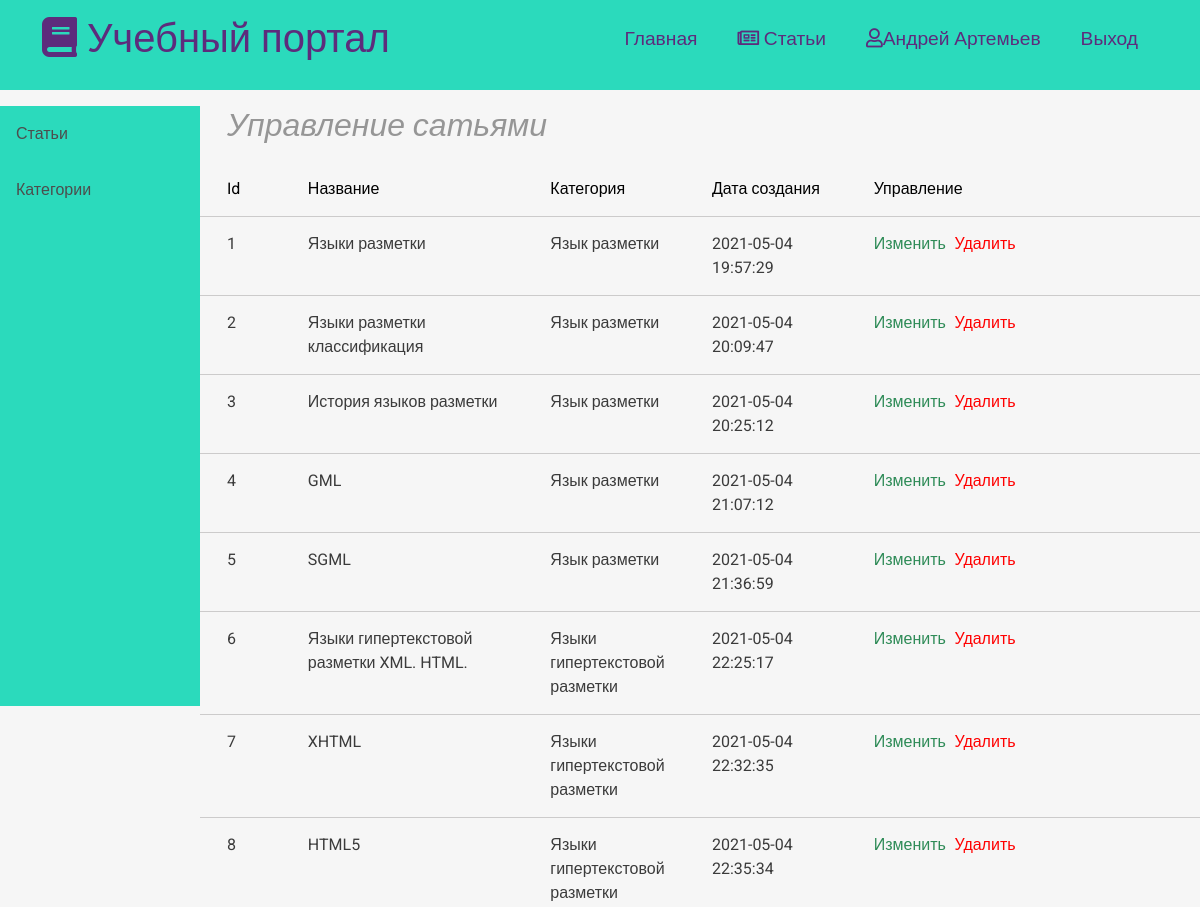
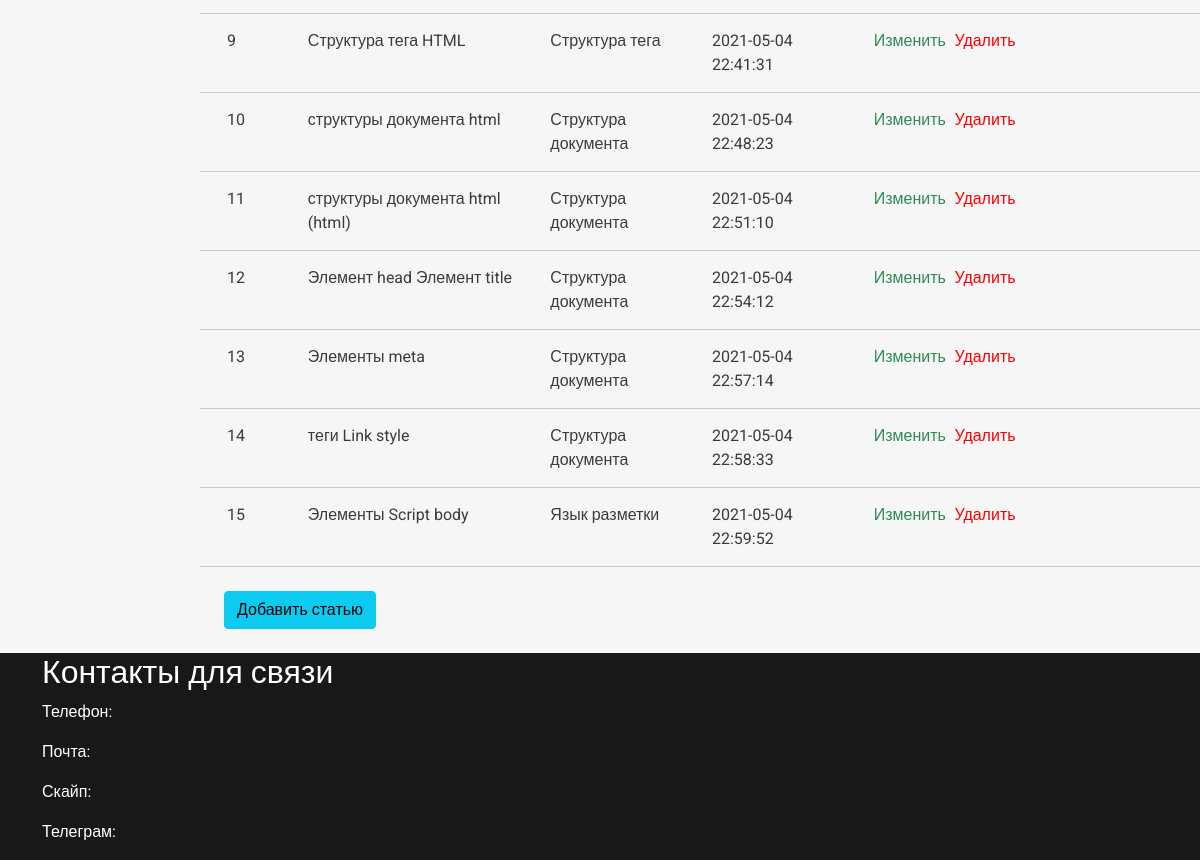
The app's page /admin/posts (signed in) with its own data (2 pictures, top to bottom).
### tables this page shows
CREATE TABLE `articles` (
  `id` int NOT NULL,
  `titel` varchar(250) NOT NULL,
  `category_id` int NOT NULL,
  `author_id` int NOT NULL,
  `CreatedTime` datetime NOT NULL DEFAULT CURRENT_TIMESTAMP,
  `description` text,
  `img` varchar(250) NOT NULL,
  `content` text NOT NULL,
  `views` int DEFAULT NULL
);

CREATE TABLE `category` (
  `id` int NOT NULL,
  `name` varchar(100) NOT NULL
);

### app/controllers/post.php (called while the page is built, shortened)
<?php
include_once $_SERVER['DOCUMENT_ROOT'] . "/StudentsSite/app/database/dbFunction.php";
if( isset($_SESSION["id"])){
$parametrs = ['a.author_id' => $_SESSION['id']];
$values = [
    'id' => 'a',
    'titel' => 'a',
    'name' => 'c',
    'CreatedTime' => 'a'
];
$arrayArticlesbyAdmin = SelectAllPost('articles', $parametrs, $values);
}

### app/database/dbFunction.php (called while the page is built, shortened)
<?php
include_once 'connect.php';
function params($params){
    $query = '';
    if (!empty($params)) {
        $i = 0;
        foreach ($params as $key => $value) {
            if ($i == 0) {
                $query = $query . " Where $key=$value ";
            } else {
                $query = $query . " AND $key=$value ";
            }
        }
    }
    return $query;
}
function BAseSelectJoinPost($table, $params = [],$values=[]){
if($values==[]){
    $query = "SELECT * FROM  $table  ";
}
else{
    $query = "SELECT ";
    foreach($values as $key => $value){
        $query=$query." $value.$key, ";
    }}
    $query = substr($query, 0, -2);
    $query = $query." FROM  $table AS a ";
    $query=$query." JOIN category AS c  ON a.category_id = c.id ";
    $query=$query." JOIN users AS u   ON a.author_id = u.id ";
    $query = $query.params($params);
    return $query;
}
function SelectAllPost($table, $params = [],$value=[])
{
    global $link;
    $query = BAseSelectJoinPost($table, $params,$value);
    $result = mysqli_query($link, $query) or die(mysqli_error($link));
    $data = [];
    if ($result) {
        for ($data; $row = mysqli_fetch_assoc($result); $data[] = $row);
    }
    return $data;
}

### admin/posts/index.php (the view, shortened to what this page needs)
<?php include_once "../../app/controllers/post.php"; ?>
<!DOCTYPE html>
<html>
<head>
    <?php include_once "../../app/includes/include.php"; ?>
    <link href="https://cdn.jsdelivr.net/npm/bootstrap@5.0.0-beta3/dist/css/bootstrap.min.css" rel="stylesheet">
    <link rel="stylesheet" href="https://use.fontawesome.com/releases/v5.7.1/css/all.css">
    <link rel="stylesheet" href="../../assets/css/admin.css">
</head>
<body>
    <?php include_once "../../app/includes/header.php" ?>
    <div class="container-fluid">
        <div class=" content row">
                <?php include "../sidebar.php" ?>
            <div class=" col-sm-12 col-md-10 col-lg-10 ">
                <h2 class="content-name"> Управление сатьями </h2>
                <div class="row content-heading ">
                    <div class=" col-md-1 col-sm-1 text-left ">Id</div>
                    <div class=" col-md-3 col-sm-4  text-left ">Название</div >
                    <div class="col-md-2 col-sm-3  text-left  " >Категория</div>
                    <div class="col-md-2 col-sm-2  text-left ">Дата создания</div>
                    <div class="col-md-2 col-sm-2  text-left ">Управление</div>
                </div>
                <?php foreach($arrayArticlesbyAdmin as $key => $value):?>
                <div class="row content-elem">
                    <div class=" col-md-1 col-sm-1 text-left "><?php echo $key+1?></div>
                    <div class=" col-md-3 col-sm-4  text-left "><?php echo $value['titel']?></div >
                    <div class="col-md-2 col-sm-3  text-left  " ><?php echo $value['name']?></div>
                    <div class="col-md-2 col-sm-2  text-left "><?php echo $value['CreatedTime']?></div>
                    <div class="col-md-1 col-sm-1  text-left "><a  class ="change" href="edit.php?id=<?php echo $value['id']?>">Изменить</a></div>
                    <div class="col-md-1 col-sm-1  text-left "><a class ="del" href="delite.php?delite_id=<?php echo $value['id']?>">Удалить</a></div>
                </div>
                <?php endforeach?>
                <div class="row">
                    <div class="  p-4 "> <a class="btn btn-info"  href="create.php"> Добавить статью</a></div>
                </div>
            </div>
        </div>
    </div>
    <?php include_once "../../app/includes/footer.php" ?>
</body>
</html>

### assets/css/style.css (style rules this page uses)
* { font-family: 'Roboto', sans-serif; }
body { background-color: #f6f6f6; }
a { text-decoration: none; color:inherit; }
.content h2.content-name { padding-bottom:10px; text-align: left; color: #969696; font-style: italic; padding-left: 15px; }

### assets/css/admin.css (style rules this page uses)
* { font-family: 'Roboto', sans-serif; }
.content { color:#3b3b3b; }
body { background-color: #f6f6f6; }
a { text-decoration: none; color:inherit; }
.content-name { color: #969696; text-align:center; }
.content-heading { padding: 15px; border-bottom:1px solid #cccbcb; text-align: left; color:black; }
.content-elem { padding: 15px; border-bottom:1px solid #cccbcb; text-align: left; }
a.del { color:red }
a.change { color:seagreen; }

### records on screen
articles: titel "Языки разметки", category.name "Язык разметки", CreatedTime "2021-05-04 19:57:29"
articles: titel "Языки разметки классификация", category.name "Язык разметки", CreatedTime "2021-05-04 20:09:47"
articles: titel "История языков разметки", category.name "Язык разметки", CreatedTime "2021-05-04 20:25:12"
articles: titel "GML", category.name "Язык разметки", CreatedTime "2021-05-04 21:07:12"
articles: titel "SGML", category.name "Язык разметки", CreatedTime "2021-05-04 21:36:59"
articles: titel "Языки гипертекстовой разметки XML. HTML.", category.name "Языки гипертекстовой разметки", CreatedTime "2021-05-04 22:25:17"
articles: titel "XHTML", category.name "Языки гипертекстовой разметки", CreatedTime "2021-05-04 22:32:35"
articles: titel "HTML5", category.name "Языки гипертекстовой разметки", CreatedTime "2021-05-04 22:35:34"
articles: titel "Структура тега HTML", category.name "Структура тега", CreatedTime "2021-05-04 22:41:31"
articles: titel "структуры документа html", category.name "Структура документа", CreatedTime "2021-05-04 22:48:23"
articles: titel "структуры документа html (html)", category.name "Структура документа", CreatedTime "2021-05-04 22:51:10"
articles: titel "Элемент head Элемент title", category.name "Структура документа", CreatedTime "2021-05-04 22:54:12"
articles: titel "Элементы meta", category.name "Структура документа", CreatedTime "2021-05-04 22:57:14"
articles: titel "теги Link style", category.name "Структура документа", CreatedTime "2021-05-04 22:58:33"
articles: titel "Элементы Script body", category.name "Язык разметки", CreatedTime "2021-05-04 22:59:52"

### other values on screen
$_SESSION["firstName"] "Андрей"
$_SESSION["lastName"] "Артемьев"
